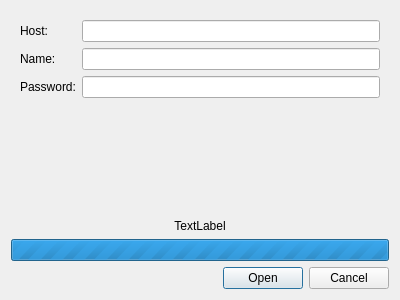
<?xml version="1.0" encoding="UTF-8"?>
<ui version="4.0">
 <class>Sportsed::Client::ConnectionDialog</class>
 <widget class="QDialog" name="Sportsed::Client::ConnectionDialog">
  <property name="geometry">
   <rect>
    <x>0</x>
    <y>0</y>
    <width>400</width>
    <height>300</height>
   </rect>
  </property>
  <property name="windowTitle">
   <string>Connect to server</string>
  </property>
  <layout class="QVBoxLayout" name="verticalLayout" stretch="0,0,0,0">
   <item>
    <widget class="QStackedWidget" name="settingsStackedWidget">
     <widget class="QWidget" name="connectionOptionsWidget" native="true">
      <layout class="QFormLayout" name="formLayout">
       <item row="0" column="0">
        <widget class="QLabel" name="label">
         <property name="text">
          <string>Host:</string>
         </property>
        </widget>
       </item>
       <item row="0" column="1">
        <widget class="QLineEdit" name="hostEdit"/>
       </item>
       <item row="2" column="0">
        <widget class="QLabel" name="label_2">
         <property name="text">
          <string>Password:</string>
         </property>
        </widget>
       </item>
       <item row="2" column="1">
        <widget class="QLineEdit" name="passwordEdit">
         <property name="echoMode">
          <enum>QLineEdit::PasswordEchoOnEdit</enum>
         </property>
        </widget>
       </item>
       <item row="1" column="1">
        <widget class="QLineEdit" name="nameEdit"/>
       </item>
       <item row="1" column="0">
        <widget class="QLabel" name="label_3">
         <property name="text">
          <string>Name:</string>
         </property>
        </widget>
       </item>
      </layout>
     </widget>
     <widget class="QWidget" name="competitionSelectionWidget">
      <layout class="QGridLayout" name="gridLayout" columnstretch="0,1,0">
       <item row="0" column="0">
        <widget class="QLabel" name="label_4">
         <property name="text">
          <string>Competition:</string>
         </property>
        </widget>
       </item>
       <item row="0" column="1">
        <widget class="QComboBox" name="competitionsBox"/>
       </item>
       <item row="0" column="2">
        <widget class="QPushButton" name="refreshCompetitionsButton">
         <property name="text">
          <string>Refresh</string>
         </property>
        </widget>
       </item>
       <item row="1" column="0" colspan="3">
        <widget class="QPushButton" name="createCompetitionBtn">
         <property name="text">
          <string>Create new competition</string>
         </property>
        </widget>
       </item>
       <item row="2" column="0" colspan="3">
        <layout class="QVBoxLayout" name="verticalLayout_2"/>
       </item>
      </layout>
     </widget>
    </widget>
   </item>
   <item>
    <widget class="QLabel" name="statusLbl">
     <property name="text">
      <string>TextLabel</string>
     </property>
     <property name="alignment">
      <set>Qt::AlignCenter</set>
     </property>
    </widget>
   </item>
   <item>
    <widget class="QProgressBar" name="progressBar">
     <property name="maximum">
      <number>0</number>
     </property>
     <property name="value">
      <number>-1</number>
     </property>
    </widget>
   </item>
   <item>
    <widget class="QDialogButtonBox" name="buttonBox">
     <property name="orientation">
      <enum>Qt::Horizontal</enum>
     </property>
     <property name="standardButtons">
      <set>QDialogButtonBox::Cancel|QDialogButtonBox::Open</set>
     </property>
    </widget>
   </item>
  </layout>
 </widget>
 <resources/>
 <connections/>
</ui>
